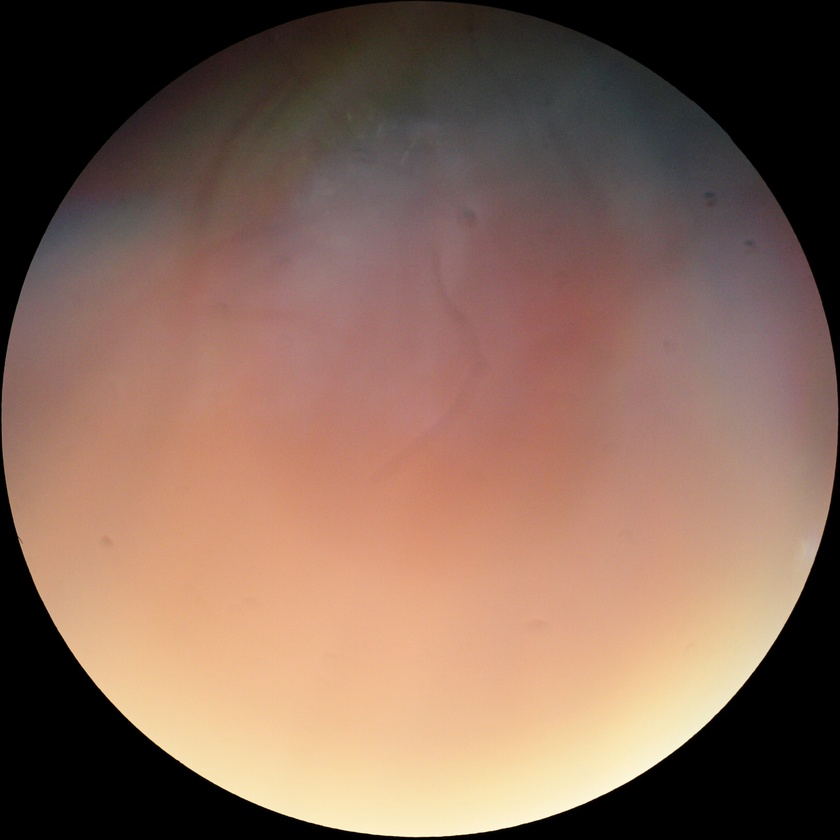
#> input picture data/blurred/021_F2_2765.JPG, 840 x 840 px, shrunk from 2444 x 2444 before the run; its folder holds only this picture in this run
$ jupyter execute --allow-errors img_quality.ipynb   (older library calls are emulated)
#> lines starting #> are read from the running program, lines starting #| are printed output that depends on the picture
[cell 1]
import cv2
import glob
import os
from matplotlib import pyplot as plt

## Focus assesment algorithm

[cell 2]
def sobel_gradmap(img):
    grad_x = cv2.Sobel(img, cv2.CV_16S, 1, 0)
    grad_y = cv2.Sobel(img, cv2.CV_16S, 0, 1)
    abs_grad_x = cv2.convertScaleAbs(grad_x)
    abs_grad_y = cv2.convertScaleAbs(grad_y)
    grad = cv2.addWeighted(abs_grad_x, 0.5, abs_grad_y, 0.5, 0)
    return grad

def features_focus(img_path):
    img = cv2.imread(img_path)
    rows,cols,_ = img.shape
    img_gs = cv2.cvtColor(img, cv2.COLOR_BGR2GRAY) # convert to grayscale
    O = sobel_gradmap(img_gs)
    img_lp_3 = cv2.blur(img_gs,(3,3))
    L1 = sobel_gradmap(img_lp_3)
    img_lp_5 = cv2.blur(img_gs,(5,5))
    L2 = sobel_gradmap(img_lp_5)
    # Compute focus measures
    FM1 = cv2.sumElems(O)[0]/(rows*cols)
    FM2 = FM1 - cv2.sumElems(L1)[0]/(rows*cols)
    FM3 = cv2.sumElems(L1)[0]/(rows*cols) - cv2.sumElems(L2)[0]/(rows*cols)
    return img_gs, img_lp_3, img_lp_5, FM1, FM2, FM3

[cell 3]
def show_res_focus(img_path):
    im1, im2, im3, fm1, fm2, fm3 = features_focus(img_path)
    im1 = cv2.cvtColor(im1, cv2.COLOR_GRAY2RGB)
    im2 = cv2.cvtColor(im2, cv2.COLOR_GRAY2RGB)
    im3 = cv2.cvtColor(im3, cv2.COLOR_GRAY2RGB)
    fig = plt.figure(figsize=(12, 10))
    fig.add_subplot(1, 3, 1)
    plt.imshow(im1)
    plt.axis('off')
    plt.title("Původní obraz")
    fig.add_subplot(1, 3, 2)
    plt.imshow(im2)
    plt.axis('off')
    plt.title("2")
    fig.add_subplot(1, 3, 3)
    plt.imshow(im3)
    plt.axis('off')
    plt.title("3")
    print(fm1)
    print(fm2)
    print(fm3)

# def dataset_results_focus(path):
    #TODO

[cell 4]
print('Blurred values: ')
print('FM1 ; FM2 ; FM3')
for img_path in glob.iglob(f'data/blurred/*.JPG'):
    _,_,_,f1,f2,f3 = features_focus(img_path)
#> in features_focus, img is the input picture: shape (840, 840, 3); mean B, G, R 87, 101.7, 130.8
#> in features_focus, `img_gs = cv2.cvtColor(img, cv2.COLOR_BGR2GRAY)`:
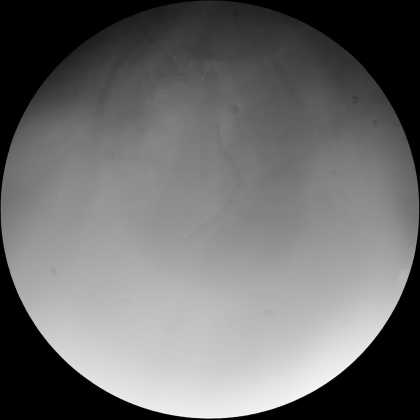
#> img_gs: shape (840, 840) (shown at 1/2 size); min 0, max 252, mean 108.7
#> in sobel_gradmap, `grad_x = cv2.Sobel(img, cv2.CV_16S, 1, 0)`:
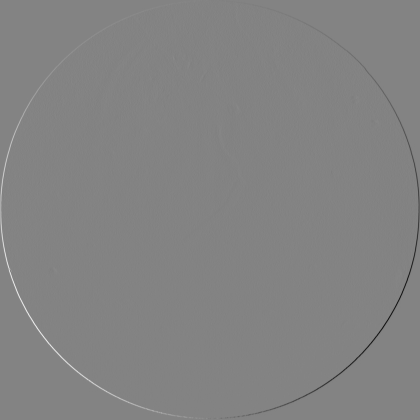
#> grad_x: shape (840, 840) int16 (shown at 1/2 size); min -765, max 722, mean 0; drawn with min black and max white
#> in sobel_gradmap, `grad_y = cv2.Sobel(img, cv2.CV_16S, 0, 1)`:
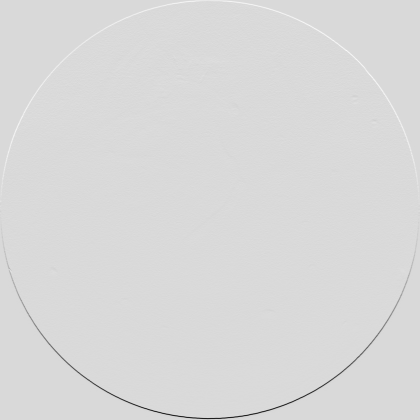
#> grad_y: shape (840, 840) int16 (shown at 1/2 size); min -987, max 172, mean 0; drawn with min black and max white
#> in sobel_gradmap, `abs_grad_x = cv2.convertScaleAbs(grad_x)`:
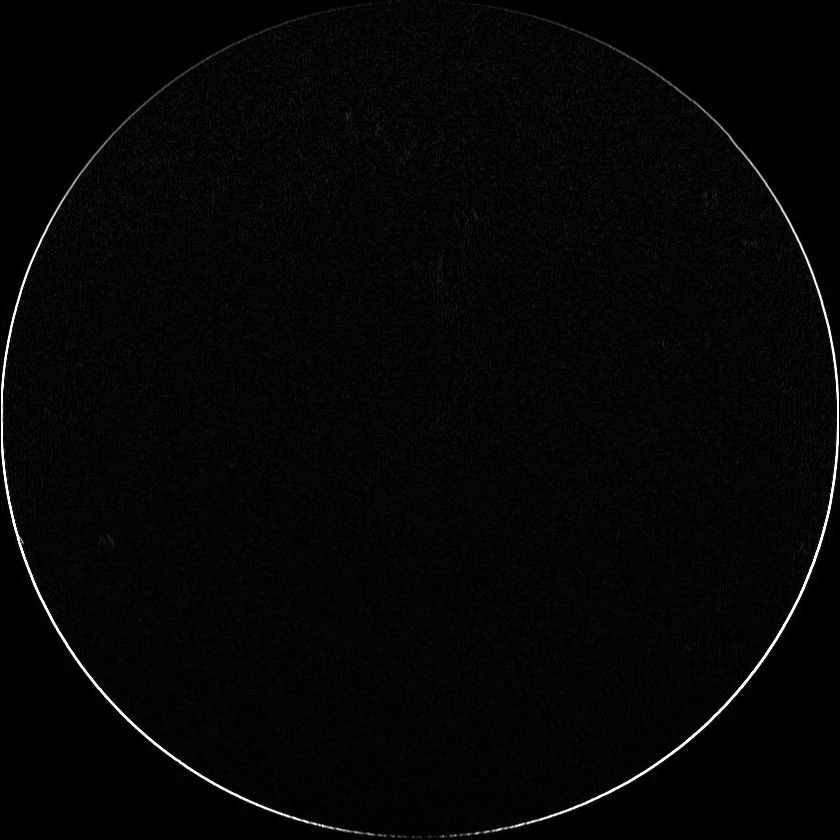
#> abs_grad_x: shape (840, 840); min 0, max 255, mean 5
#> in features_focus, `FM1 = cv2.sumElems(O)[0]/(rows*cols)`: FM1 = 5.01
#> in features_focus, `FM2 = FM1 - cv2.sumElems(L1)[0]/(rows*cols)`: FM2 = 1.08
#> in features_focus, `FM3 = cv2.sumElems(L1)[0]/(rows*cols) - cv2.sumElems(L2)[0]/(rows*cols)`: FM3 = 0.219
#> f1 = 5.01; f2 = 1.08; f3 = 0.219
    print("{:.2f}; {:.2f}; {:.2f}".format(f1, f2, f3))
#| 5.01; 1.08; 0.22

print('\nFocused values: ')
print('FM1 ; FM2 ; FM3')
for img_path in glob.iglob(f'data/focused/*.JPG'):
    _,_,_,f1,f2,f3 = features_focus(img_path)
    print("{:.2f}; {:.2f}; {:.2f}".format(f1, f2, f3))

#### Blurred examples

#> (a cell that did not finish here is left out)

$ run again, on data/blurred/038_F3_2980.JPG
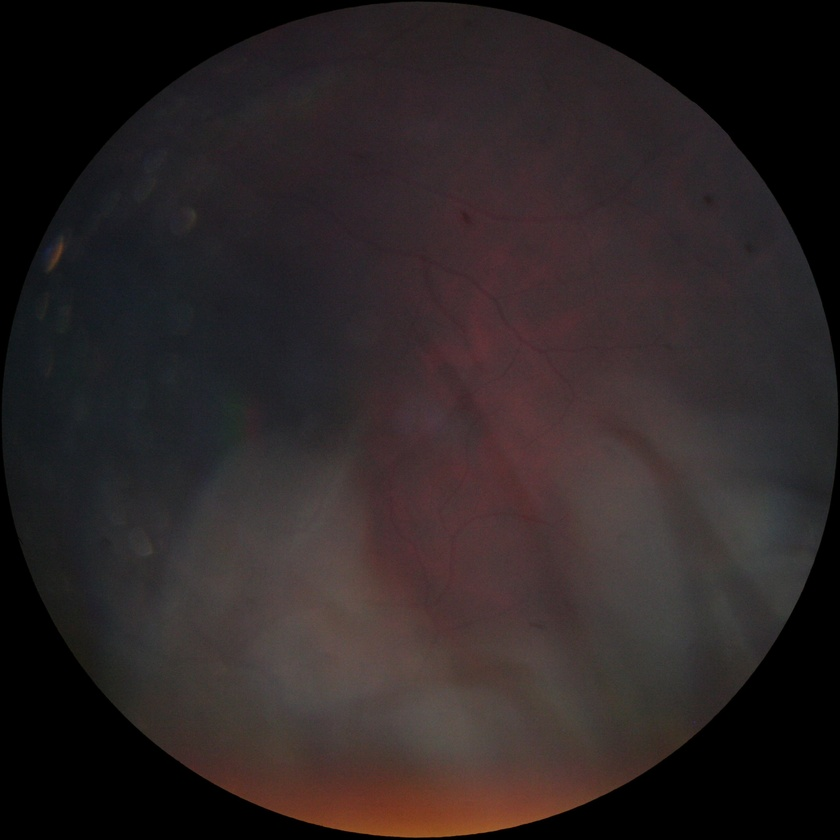
#> input picture data/blurred/038_F3_2980.JPG, 840 x 840 px, shrunk from 2444 x 2444 before the run
#> in features_focus, img is the input picture: shape (840, 840, 3); mean B, G, R 36.6, 36.2, 44.2
#> in sobel_gradmap, `grad_y = cv2.Sobel(img, cv2.CV_16S, 0, 1)`:
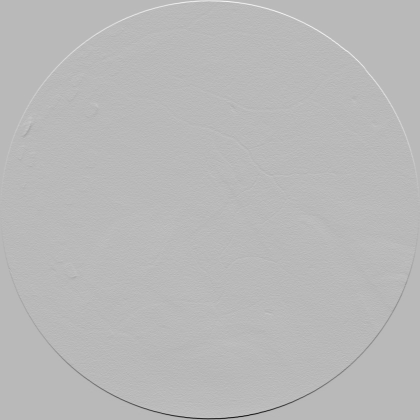
#> grad_y: shape (840, 840) int16 (shown at 1/2 size); min -423, max 159, mean 0; drawn with min black and max white
#> in sobel_gradmap, `abs_grad_x = cv2.convertScaleAbs(grad_x)`:
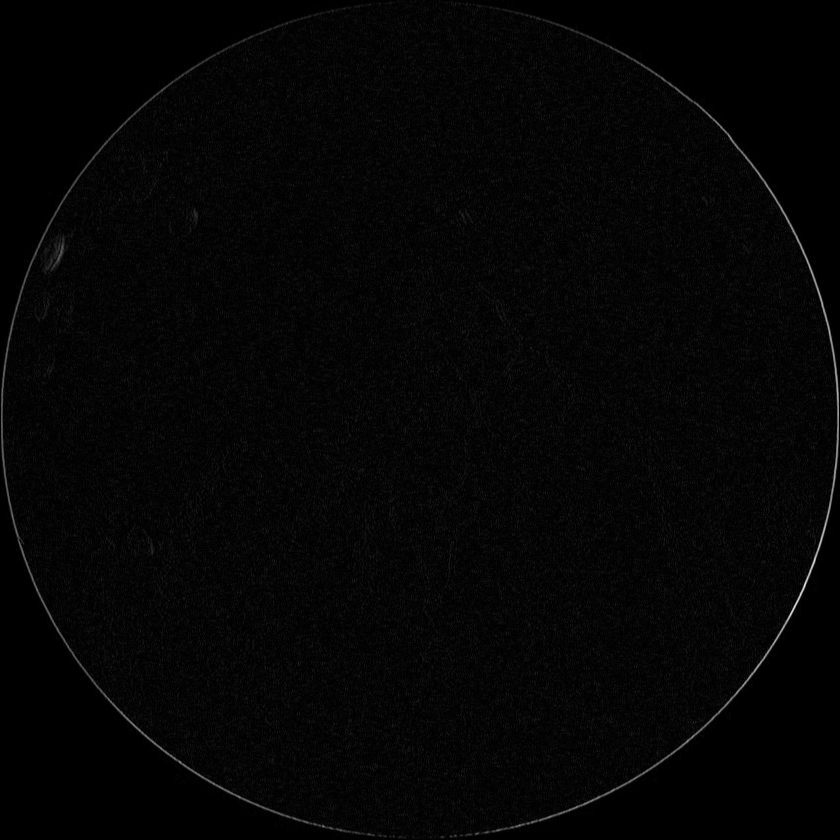
#> abs_grad_x: shape (840, 840); min 0, max 237, mean 4.9
#> FM1 = 4.96
#> FM2 = 2.03
#> FM3 = 0.799
#> f1 = 4.96; f2 = 2.03; f3 = 0.799
#| 4.96; 2.03; 0.80

$ run again, on data/blurred/039_F1_3022.JPG
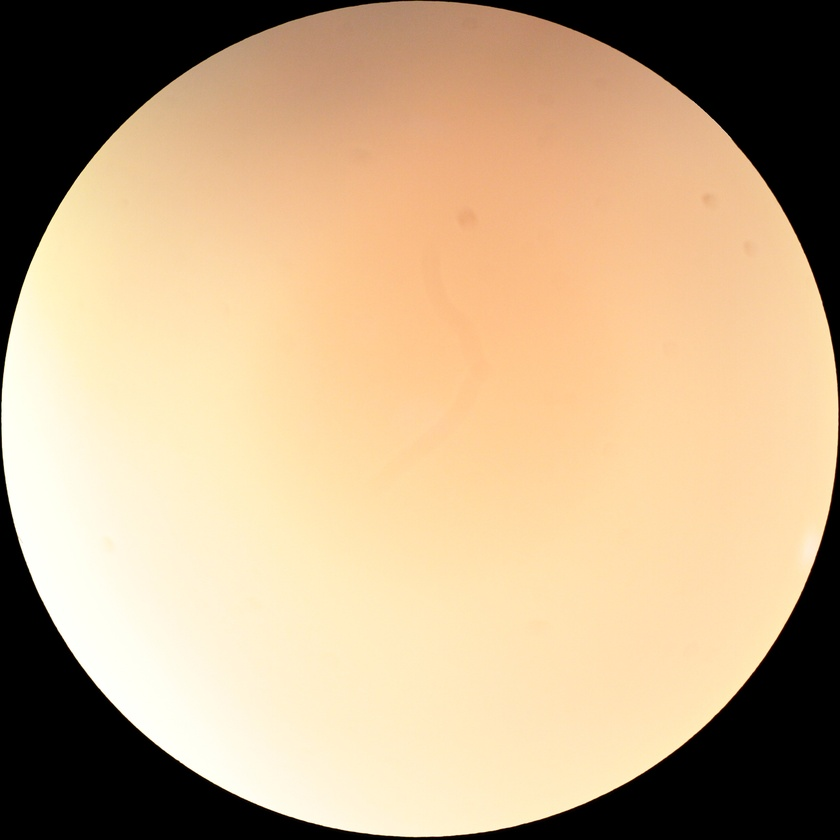
#> input picture data/blurred/039_F1_3022.JPG, 840 x 840 px, shrunk from 2444 x 2444 before the run
#> in features_focus, img is the input picture: shape (840, 840, 3); mean B, G, R 133.8, 167.5, 193.2
#> in sobel_gradmap, `grad_y = cv2.Sobel(img, cv2.CV_16S, 0, 1)`:
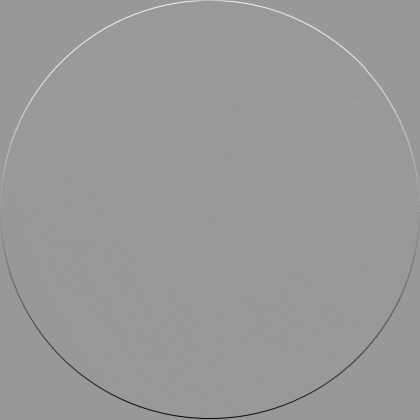
#> grad_y: shape (840, 840) int16 (shown at 1/2 size); min -990, max 661, mean 0; drawn with min black and max white
#> in sobel_gradmap (call 3), `abs_grad_y = cv2.convertScaleAbs(grad_y)`:
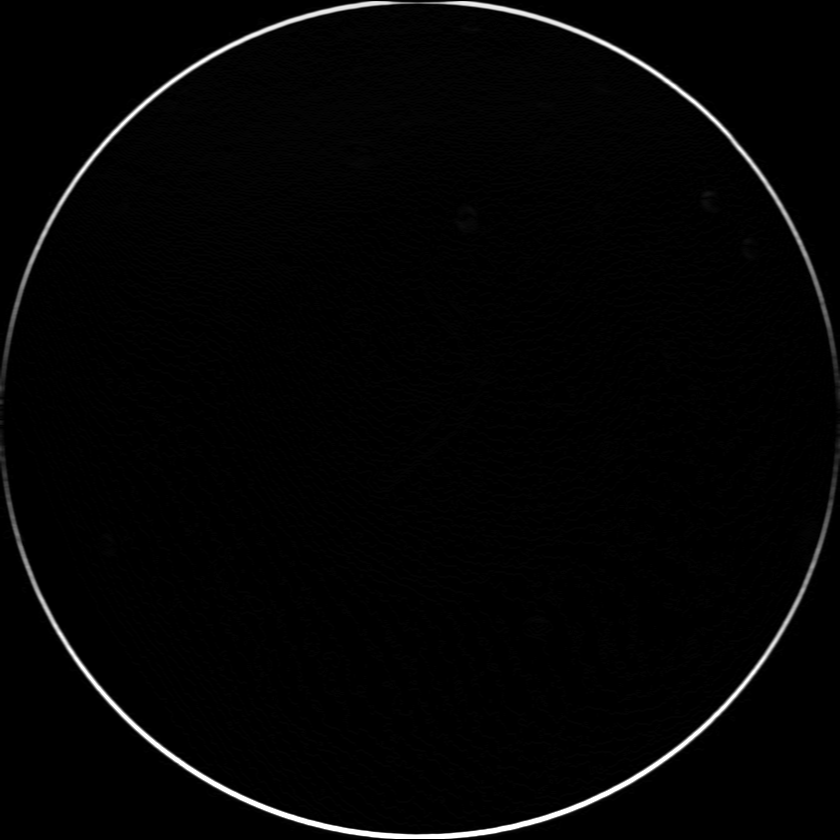
#> abs_grad_y: shape (840, 840); min 0, max 255, mean 4.3
#> FM1 = 4.04
#> FM2 = 0.0267
#> FM3 = -0.247
#> f1 = 4.04; f2 = 0.0267; f3 = -0.247
#| 4.04; 0.03; -0.25
